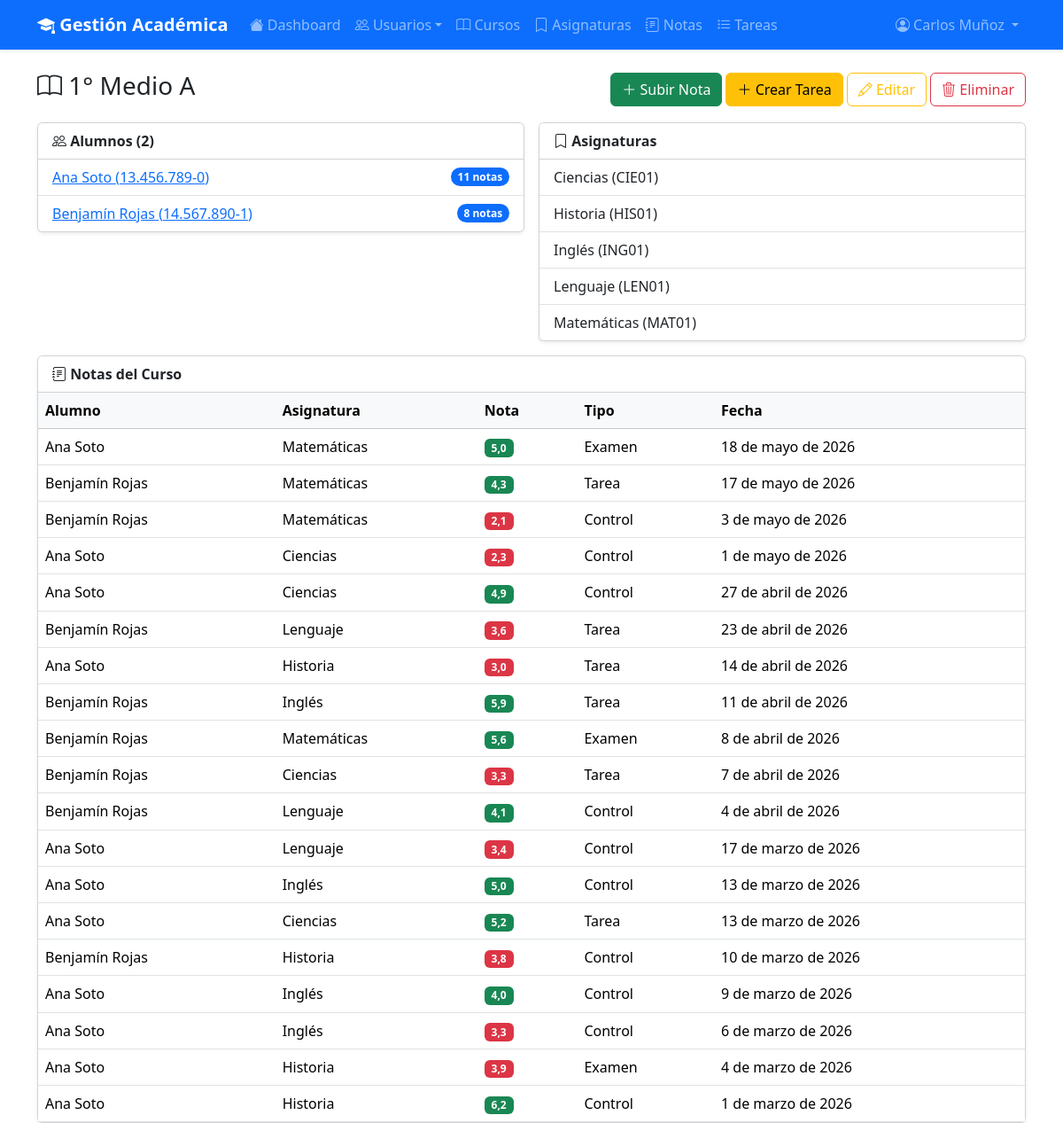
/academics/courses/1/ (signed in), run on the app's committed database.
### academics/models.py (models this page shows, shortened)
class Course(models.Model):
    nombre = models.CharField("Nombre del curso", max_length=100)
    descripcion = models.TextField("Descripción", blank=True)
    año = models.IntegerField("Año académico")
    alumnos = models.ManyToManyField(
        "accounts.Student",
        related_name="courses",
        through="academics.Enrollment",
        blank=True,
    )
    class Meta:
        verbose_name = "Curso"
        verbose_name_plural = "Cursos"
        ordering = ["-año", "nombre"]

class Subject(models.Model):
    nombre = models.CharField("Nombre", max_length=100)
    codigo = models.CharField("Código", max_length=10, unique=True)
    descripcion = models.TextField("Descripción", blank=True)
    profesores = models.ManyToManyField("accounts.Teacher", related_name="subjects", blank=True)
    cursos = models.ManyToManyField(Course, related_name="subjects", blank=True)
    class Meta:
        verbose_name = "Asignatura"
        verbose_name_plural = "Asignaturas"
        ordering = ["nombre"]

class Grade(models.Model):
    TIPO_NOTA_CHOICES = [
        ("PRUEBA", "Prueba"),
        ("TAREA", "Tarea"),
        ("EXAMEN", "Examen"),
        ("TRABAJO", "Trabajo"),
        ("CONTROL", "Control"),
        ("OTRO", "Otro"),
    ]
    student = models.ForeignKey("accounts.Student", on_delete=models.CASCADE, related_name="grades")
    subject = models.ForeignKey(Subject, on_delete=models.CASCADE, related_name="grades")
    teacher = models.ForeignKey("accounts.Teacher", on_delete=models.SET_NULL, null=True, blank=True, related_name="grades_given")
    valor = models.DecimalField("Nota", max_digits=4, decimal_places=1, validators=[MinValueValidator(1.0), MaxValueValidator(7.0)])
    tipo_nota = models.CharField("Tipo", max_length=20, choices=TIPO_NOTA_CHOICES, default="PRUEBA")
    fecha = models.DateField("Fecha")
    observacion = models.TextField("Observación", blank=True)
    created_at = models.DateTimeField(auto_now_add=True)
    class Meta:
        verbose_name = "Nota"
        verbose_name_plural = "Notas"
        ordering = ["-fecha", "-created_at"]

### accounts/models.py (models this page shows, shortened)
class Student(models.Model):
    user = models.OneToOneField(User, on_delete=models.CASCADE, primary_key=True)
    rut = models.CharField("RUT", max_length=12, unique=True)
    fecha_nacimiento = models.DateField("Fecha de nacimiento")
    telefono = models.CharField("Teléfono", max_length=15, blank=True)
    direccion = models.TextField("Dirección", blank=True)
    class Meta:
        verbose_name = "Alumno"
        verbose_name_plural = "Alumnos"

### academics/views.py (the view)
# urls.py: path("courses/<int:pk>/", views.CourseDetailView.as_view(), name="course_detail"),
class CourseDetailView(LoginRequiredMixin, DetailView):
    model = Course
    template_name = "academics/course_detail.html"
    context_object_name = "course"
    def get_context_data(self, **kwargs):
        ctx = super().get_context_data(**kwargs)
        course = self.object
        ctx["students"] = course.alumnos.all()
        ctx["subjects"] = course.subjects.all()
        if hasattr(self.request.user, "student"):
            ctx["grades"] = Grade.objects.filter(
                student=self.request.user.student, subject__in=course.subjects.all()
            )
        elif hasattr(self.request.user, "teacher"):
            ctx["grades"] = Grade.objects.filter(
                subject__in=self.request.user.teacher.subjects.all(),
                student__in=course.alumnos.all(),
            )
        else:
            ctx["grades"] = Grade.objects.filter(
                student__in=course.alumnos.all(),
            )
        return ctx

### accounts/context_processors.py (called while the page is built)
def user_role(request):
    if not request.user.is_authenticated:
        return {"role": None}
    if hasattr(request.user, "student"):
        return {"role": "student"}
    if hasattr(request.user, "teacher"):
        return {"role": "teacher"}
    if hasattr(request.user, "adminprofile") or request.user.is_superuser:
        return {"role": "admin"}
    return {"role": None}

### academics/templates/academics/course_detail.html (shortened to what this page needs)
{% extends "base.html" %}
{% block content %}
<div class="d-flex justify-content-between align-items-center mb-3">
    <h3><i class="bi bi-book"></i> {{ course.nombre }}</h3>
    <div class="d-flex gap-1">
        {% if role == 'teacher' or role == 'admin' %}
        <a href="{% url 'academics:grade_create_for_course' course.pk %}" class="btn btn-success"><i class="bi bi-plus-lg"></i> Subir Nota</a>
        <a href="{% url 'tasks_app:task_create_for_course' course.pk %}" class="btn btn-warning"><i class="bi bi-plus-lg"></i> Crear Tarea</a>
        {% endif %}
        {% if role == 'admin' %}
        <a href="{% url 'academics:course_edit' course.pk %}" class="btn btn-outline-warning"><i class="bi bi-pencil"></i> Editar</a>
        <a href="{% url 'academics:course_delete' course.pk %}" class="btn btn-outline-danger"><i class="bi bi-trash3"></i> Eliminar</a>
        {% endif %}
    </div>
</div>
<div class="row g-3">
    <div class="col-md-6">
        <div class="card shadow-sm">
            <div class="card-header bg-white fw-bold"><i class="bi bi-people"></i> Alumnos ({{ students|length }})</div>
            <ul class="list-group list-group-flush">
                {% for s in students %}
                <li class="list-group-item d-flex justify-content-between align-items-center">
                    <a href="{% url 'accounts:student_detail' s.pk %}">{{ s.user.get_full_name }} ({{ s.rut }})</a>
                    <span class="badge bg-primary rounded-pill">{{ s.grades.count }} notas</span>
                </li>
                {% empty %}<li class="list-group-item text-muted">Sin alumnos</li>{% endfor %}
            </ul>
        </div>
    </div>
    <div class="col-md-6">
        <div class="card shadow-sm">
            <div class="card-header bg-white fw-bold"><i class="bi bi-bookmark"></i> Asignaturas</div>
            <ul class="list-group list-group-flush">
                {% for s in subjects %}
                <li class="list-group-item">{{ s.nombre }} ({{ s.codigo }})</li>
                {% empty %}<li class="list-group-item text-muted">Sin asignaturas</li>{% endfor %}
            </ul>
        </div>
    </div>
</div>
<div class="card shadow-sm mt-3">
    <div class="card-header bg-white fw-bold"><i class="bi bi-journal-text"></i> Notas del Curso</div>
    <div class="card-body p-0">
        <table class="table table-hover mb-0">
            <thead class="table-light"><tr><th>Alumno</th><th>Asignatura</th><th>Nota</th><th>Tipo</th><th>Fecha</th></tr></thead>
            <tbody>
                {% for g in grades %}
                <tr>
                    <td>{{ g.student.user.get_full_name }}</td>
                    <td>{{ g.subject.nombre }}</td>
                    <td><span class="badge bg-{% if g.valor >= 4 %}success{% else %}danger{% endif %}">{{ g.valor }}</span></td>
                    <td>{{ g.get_tipo_nota_display }}</td>
                    <td>{{ g.fecha }}</td>
                </tr>
                {% empty %}<tr><td colspan="5" class="text-center text-muted">Sin notas registradas</td></tr>{% endfor %}
            </tbody>
        </table>
    </div>
</div>
{% endblock %}

### templates/base.html (shortened to what this page needs)
<!DOCTYPE html>
<html lang="es">
<head>
    <link href="https://cdn.jsdelivr.net/npm/bootstrap@5.3.3/dist/css/bootstrap.min.css" rel="stylesheet">
    <link rel="stylesheet" href="https://cdn.jsdelivr.net/npm/bootstrap-icons@1.11.3/font/bootstrap-icons.min.css">
</head>
<body>
    {% if user.is_authenticated %}
    <nav class="navbar navbar-expand-lg navbar-dark bg-primary shadow-sm">
        <div class="container">
            <a class="navbar-brand fw-bold" href="{% url 'dashboard' %}">
                <i class="bi bi-mortarboard-fill"></i> Gestión Académica
            </a>
            <div class="collapse navbar-collapse" id="navbarNav">
                <ul class="navbar-nav me-auto">
                    <li class="nav-item"><a class="nav-link" href="{% url 'dashboard' %}"><i class="bi bi-house-fill"></i> Dashboard</a></li>
                    {% if role == 'student' %}
                        <li class="nav-item"><a class="nav-link" href="{% url 'academics:grade_list' %}"><i class="bi bi-journal-text"></i> Mis Notas</a></li>
                        <li class="nav-item"><a class="nav-link" href="{% url 'tasks_app:task_list' %}"><i class="bi bi-list-task"></i> Tareas</a></li>
                        <li class="nav-item"><a class="nav-link" href="{% url 'academics:attendance_list' %}"><i class="bi bi-calendar-check"></i> Asistencia</a></li>
                    {% elif role == 'admin' %}
                        <li class="nav-item dropdown">
                            <a class="nav-link dropdown-toggle" href="#" data-bs-toggle="dropdown"><i class="bi bi-people"></i> Usuarios</a>
                        </li>
                        <li class="nav-item"><a class="nav-link" href="{% url 'academics:course_list' %}"><i class="bi bi-book"></i> Cursos</a></li>
                        <li class="nav-item"><a class="nav-link" href="{% url 'academics:subject_list' %}"><i class="bi bi-bookmark"></i> Asignaturas</a></li>
                        <li class="nav-item"><a class="nav-link" href="{% url 'academics:grade_list' %}"><i class="bi bi-journal-text"></i> Notas</a></li>
                        <li class="nav-item"><a class="nav-link" href="{% url 'tasks_app:task_list' %}"><i class="bi bi-list-task"></i> Tareas</a></li>
                    {% endif %}
                </ul>
                <ul class="navbar-nav">
                    <li class="nav-item dropdown">
                        <a class="nav-link dropdown-toggle" href="#" data-bs-toggle="dropdown">
                            <i class="bi bi-person-circle"></i> {{ user.get_full_name|default:user.username }}
                        </a>
                    </li>
                </ul>
            </div>
        </div>
    </nav>
    {% endif %}
    <div class="container mt-4">
        {% block content %}{% endblock %}
    </div>
</body>
</html>

### data on the page
Course: nombre "1° Medio A"
Student: user.get_full_name "Ana Soto", rut "13.456.789-0", grades.count "11"
Student: user.get_full_name "Benjamín Rojas", rut "14.567.890-1", grades.count "8"
Subject: nombre "Ciencias", codigo "CIE01"
Subject: nombre "Historia", codigo "HIS01"
Subject: nombre "Inglés", codigo "ING01"
Subject: nombre "Lenguaje", codigo "LEN01"
Subject: nombre "Matemáticas", codigo "MAT01"
Grade: student.user.get_full_name "Ana Soto", subject.nombre "Matemáticas", valor "5,0", tipo_nota "Examen", fecha "18 de mayo de 2026"
Grade: student.user.get_full_name "Benjamín Rojas", subject.nombre "Matemáticas", valor "4,3", tipo_nota "Tarea", fecha "17 de mayo de 2026"
Grade: student.user.get_full_name "Benjamín Rojas", subject.nombre "Matemáticas", valor "2,1", tipo_nota "Control", fecha "3 de mayo de 2026"
Grade: student.user.get_full_name "Ana Soto", subject.nombre "Ciencias", valor "2,3", tipo_nota "Control", fecha "1 de mayo de 2026"
Grade: student.user.get_full_name "Ana Soto", subject.nombre "Ciencias", valor "4,9", tipo_nota "Control", fecha "27 de abril de 2026"
Grade: student.user.get_full_name "Benjamín Rojas", subject.nombre "Lenguaje", valor "3,6", tipo_nota "Tarea", fecha "23 de abril de 2026"
Grade: student.user.get_full_name "Ana Soto", subject.nombre "Historia", valor "3,0", tipo_nota "Tarea", fecha "14 de abril de 2026"
Grade: student.user.get_full_name "Benjamín Rojas", subject.nombre "Inglés", valor "5,9", tipo_nota "Tarea", fecha "11 de abril de 2026"
Grade: student.user.get_full_name "Benjamín Rojas", subject.nombre "Matemáticas", valor "5,6", tipo_nota "Examen", fecha "8 de abril de 2026"
Grade: student.user.get_full_name "Benjamín Rojas", subject.nombre "Ciencias", valor "3,3", tipo_nota "Tarea", fecha "7 de abril de 2026"
Grade: student.user.get_full_name "Benjamín Rojas", subject.nombre "Lenguaje", valor "4,1", tipo_nota "Control", fecha "4 de abril de 2026"
Grade: student.user.get_full_name "Ana Soto", subject.nombre "Lenguaje", valor "3,4", tipo_nota "Control", fecha "17 de marzo de 2026"
Grade: student.user.get_full_name "Ana Soto", subject.nombre "Inglés", valor "5,0", tipo_nota "Control", fecha "13 de marzo de 2026"
Grade: student.user.get_full_name "Ana Soto", subject.nombre "Ciencias", valor "5,2", tipo_nota "Tarea", fecha "13 de marzo de 2026"
Grade: student.user.get_full_name "Benjamín Rojas", subject.nombre "Historia", valor "3,8", tipo_nota "Control", fecha "10 de marzo de 2026"
Grade: student.user.get_full_name "Ana Soto", subject.nombre "Inglés", valor "4,0", tipo_nota "Control", fecha "9 de marzo de 2026"
Grade: student.user.get_full_name "Ana Soto", subject.nombre "Inglés", valor "3,3", tipo_nota "Control", fecha "6 de marzo de 2026"
Grade: student.user.get_full_name "Ana Soto", subject.nombre "Historia", valor "3,9", tipo_nota "Examen", fecha "4 de marzo de 2026"
Grade: student.user.get_full_name "Ana Soto", subject.nombre "Historia", valor "6,2", tipo_nota "Control", fecha "1 de marzo de 2026"

### other printed values
{{ user.get_full_name|default:user.username }} "Carlos Muñoz"
{{ students|length }} "2"
